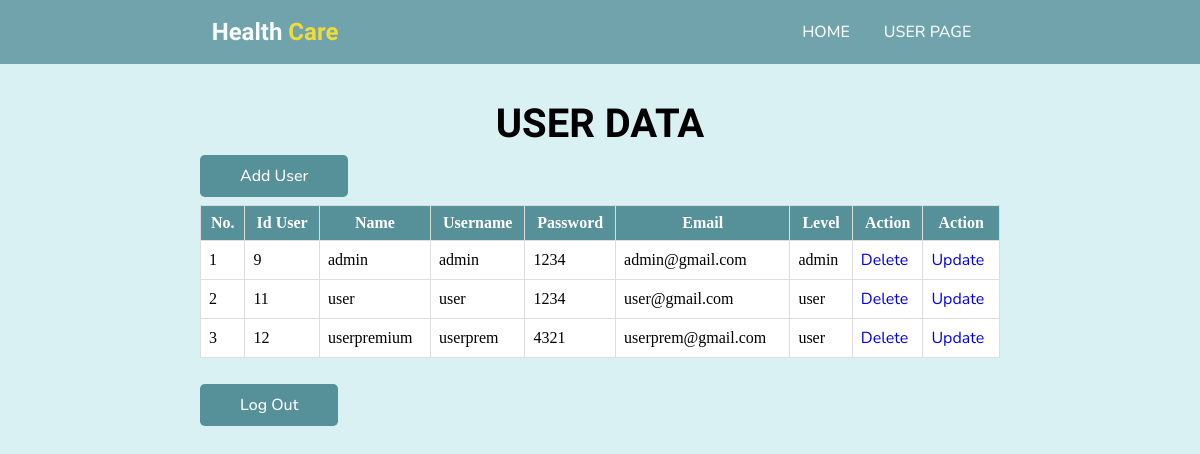
Page /admin/adminuser.php on the earlier database version.
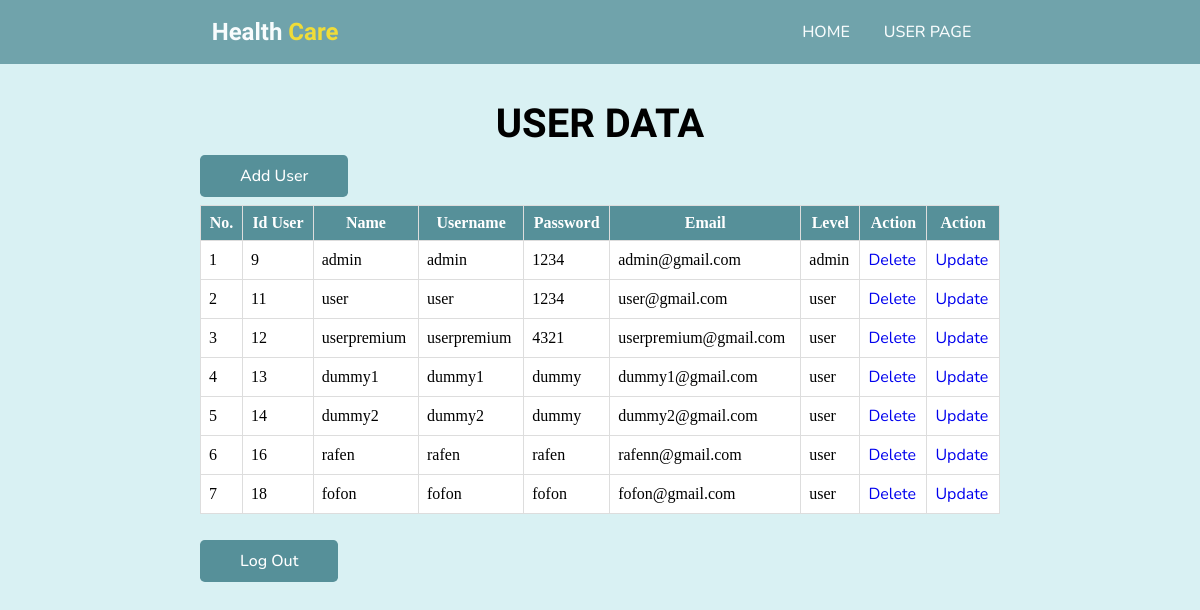
Same page on the later database version.
### tables this page shows
CREATE TABLE `user` (
  `id_user` int(11) NOT NULL,
  `name` varchar(225) NOT NULL,
  `username` varchar(20) NOT NULL,
  `email` varchar(50) NOT NULL,
  `password` varchar(20) NOT NULL,
  `level` varchar(5) NOT NULL
);

### admin/adminuser.php (the view, shortened to what this page needs)
<!DOCTYPE html>
<html lang="en">
<head>
    <link rel="stylesheet" href="style_page.css">
</head>
<body>
    <header>
        <div class="logo">
            <h2>Health <span>Care</span></h2>
        </div>
        <ul class="navbar">
            <li><a href="index.php">Home</a></li>
            <li><a href="adminuser.php">User Page</a></li>
        </ul>
    </header>
    <section class="user">
    <h1 class="heading">User Data</h1>
    <br>
        <a href="adminuseradd.php" class="btn">Add User</a>
        <br>
        <br>
        <table border="1" class="table">
            <tr>
                <th>No.</th>
                <th>Id User</th>
                <th>Name</th>
                <th>Username</th>
                <th>Password</th>
                <th>Email</th>
                <th>Level</th>
                <th>Action</th>
                <th>Action</th>
            </tr>
            <?php
            include '../connect.php';
            $query_mysql = mysqli_query($mysqli, "SELECT * FROM user") or die(mysqli_error($mysqli));
            $nomor = 1;
            while($data = mysqli_fetch_array($query_mysql)) {
            ?>
            <tr>
                <td><?php echo $nomor++; ?></td>
                <td><?php echo $data['id_user']; ?></td>
                <td><?php echo $data['name']; ?></td>
                <td><?php echo $data['username']; ?></td>
                <td><?php echo $data['password']; ?></td>
                <td><?php echo $data['email']; ?></td>
                <td><?php echo $data['level']; ?></td>
                <td><a href="adminuserdelete.php?id=<?php echo $data['id_user']; ?>" class="btn-hapus">Delete</a> </td>
                <td><a href="adminuserupdate.php?id=<?php echo $data['id_user']; ?>" class="btn-update">Update</a> </td>
            </tr>
            <?php } ?>
        </table>
        <br>
        <br>
    <a href="../index.php" class="btn">Log Out</a>
    </section>
</body>
</html>

Differences in the rows shown:
changed user "userpremium": username "userprem" → "userpremium"; email "userprem@gmail.com" → "userpremium@gmail.com"
added user: id_user "13", name "dummy1", username "dummy1", password "dummy", email "dummy1@gmail.com", level "user"
added user: id_user "14", name "dummy2", username "dummy2", password "dummy", email "dummy2@gmail.com", level "user"
added user: id_user "16", name "rafen", username "rafen", password "rafen", email "rafenn@gmail.com", level "user"
added user: id_user "18", name "fofon", username "fofon", password "fofon", email "fofon@gmail.com", level "user"
